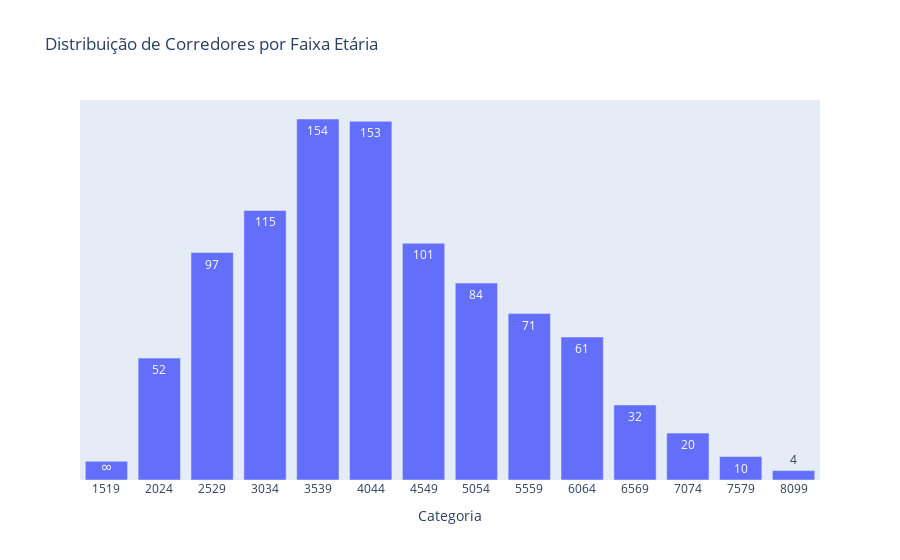

Here is the notebook cell this chart was saved with:
### Markdown cell above
* Extraimos essa faixa etária por conta da classificação, portanto, as 5 melhores pessoas no masculino e feminino, nós não conseguimos saber a faixa etária , pois suas classificações são 1,2,3,4,5 no Geral Masculino ou Feminino (GM ou GF).

* Por isso quando plotarmos a faixa etária teremos 10 pessoas com valor G, que tiraremos da analise, para não sujar. Essas 10 pessoas são aproximadamente 1% das pessoas que participaram da corrida.

### Code cell
dados_agrupados_por_categoria = dados_corrida.groupby("Categoria_Sem_Sexo").count()["Num"].reset_index()

figura = px.bar(
    dados_agrupados_por_categoria.query("Categoria_Sem_Sexo !='G'"),
    x = "Categoria_Sem_Sexo",
    y = 'Num',
    text = 'Num',
    title = 'Distribuição de Corredores por Faixa Etária'


)
figura.update_layout(xaxis_title = 'Categoria',
    yaxis=dict(
        showticklabels=False,
        visible=False
    )
)

figura.show()

### Figure 1 — Plotly figure (JSON) as saved in the notebook; plotly's stock layout.template omitted (floating-point values rounded to 4 significant figures)
{"data": [{"alignmentgroup": "True", "hovertemplate": "Categoria_Sem_Sexo=%{x}<br>Num=%{text}<extra></extra>", "legendgroup": "", "marker": {"color": "#636efa", "pattern": {"shape": ""}}, "name": "", "offsetgroup": "", "orientation": "v", "showlegend": false, "text": [8, 52, 97, 115, 154, 153, 101, 84, 71, 61, 32, 20, 10, 4], "textposition": "auto", "type": "bar", "x": ["1519", "2024", "2529", "3034", "3539", "4044", "4549", "5054", "5559", "6064", "6569", "7074", "7579", "8099"], "xaxis": "x", "y": [8, 52, 97, 115, 154, 153, 101, 84, 71, 61, 32, 20, 10, 4], "yaxis": "y"}], "layout": {"barmode": "relative", "legend": {"tracegroupgap": 0}, "title": {"text": "Distribuição de Corredores por Faixa Etária"}, "xaxis": {"anchor": "y", "domain": [0, 1], "title": {"text": "Categoria"}}, "yaxis": {"anchor": "x", "domain": [0, 1], "showticklabels": false, "title": {"text": "Num"}, "visible": false}}}
